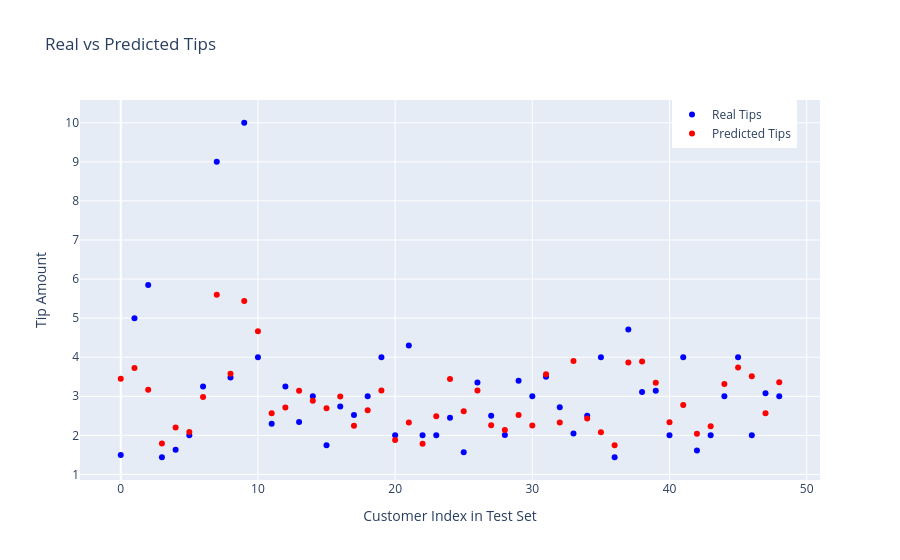

Write notebook code for a chart like this one.
### Code cell
# Convert y_test to a NumPy array
y_test_array = np.array(y_test)

# Create a DataFrame for easy comparison
df_compare = pd.DataFrame({
    'real_tip': y_test_array,
    'predicted_tip': preds
})

import plotly.graph_objects as go

fig = go.Figure()

# Real tips
fig.add_trace(go.Scatter(
    x=list(range(len(df_compare))),  # by customer index
    y=df_compare['real_tip'],
    mode='markers',
    name='Real Tips',
    marker=dict(color='blue')
))

# Predicted tips
fig.add_trace(go.Scatter(
    x=list(range(len(df_compare))),  # by customer index
    y=df_compare['predicted_tip'],
    mode='markers',
    name='Predicted Tips',
    marker=dict(color='red')
))

fig.update_layout(
    title="Real vs Predicted Tips",
    xaxis_title="Customer Index in Test Set",
    yaxis_title="Tip Amount",
    legend=dict(x=0.8, y=1)
)

fig.show()

### Figure 1 — Plotly figure (JSON) as saved in the notebook; plotly's stock layout.template omitted (floating-point values rounded to 4 significant figures)
{"data": [{"marker": {"color": "blue"}, "mode": "markers", "name": "Real Tips", "type": "scatter", "x": [0, 1, 2, 3, 4, 5, 6, 7, 8, 9, 10, 11, 12, 13, 14, 15, 16, 17, 18, 19, 20, 21, 22, 23, 24, 25, 26, 27, 28, 29, 30, 31, 32, 33, 34, 35, 36, 37, 38, 39, 40, 41, 42, 43, 44, 45, 46, 47, 48], "y": [1.5, 5.0, 5.85, 1.44, 1.63, 2.0, 3.25, 9.0, 3.48, 10.0, 4.0, 2.3, 3.25, 2.34, 3.0, 1.75, 2.74, 2.52, 3.0, 4.0, 2.0, 4.3, 2.0, 2.0, 2.45, 1.57, 3.35, 2.5, 2.01, 3.4, 3.0, 3.5, 2.72, 2.05, 2.5, 4.0, 1.44, 4.71, 3.11, 3.14, 2.0, 4.0, 1.61, 2.0, 3.0, 4.0, 2.0, 3.08, 3.0]}, {"marker": {"color": "red"}, "mode": "markers", "name": "Predicted Tips", "type": "scatter", "x": [0, 1, 2, 3, 4, 5, 6, 7, 8, 9, 10, 11, 12, 13, 14, 15, 16, 17, 18, 19, 20, 21, 22, 23, 24, 25, 26, 27, 28, 29, 30, 31, 32, 33, 34, 35, 36, 37, 38, 39, 40, 41, 42, 43, 44, 45, 46, 47, 48], "y": [3.446, 3.723, 3.168, 1.789, 2.2, 2.083, 2.981, 5.599, 3.577, 5.438, 4.667, 2.566, 2.713, 3.145, 2.883, 2.692, 2.993, 2.249, 2.644, 3.148, 1.879, 2.33, 1.785, 2.489, 3.44, 2.618, 3.146, 2.256, 2.136, 2.521, 2.255, 3.561, 2.327, 3.901, 2.43, 2.08, 1.748, 3.866, 3.89, 3.349, 2.334, 2.779, 2.041, 2.231, 3.314, 3.736, 3.51, 2.566, 3.357]}], "layout": {"legend": {"x": 0.8, "y": 1}, "title": {"text": "Real vs Predicted Tips"}, "xaxis": {"title": {"text": "Customer Index in Test Set"}}, "yaxis": {"title": {"text": "Tip Amount"}}}}
